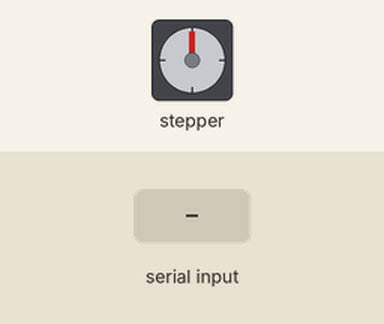
This sketch was run on a simulated Arduino Uno, built with avr-gcc and run on an emulated ATmega328P. Shown: stepper motor. Wiring (inferred from the names in the program): stepper motor (2048 steps per turn assumed): coils pin 8, pin 9, pin 10, pin 11. The inputs (shaded band) are chosen by the test bench.

Above: at 1.2 s.
1.3 s: "left\n" received over Serial
At 2.5 s:
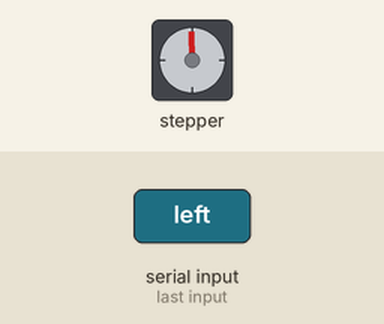
2.8 s: "right\n" received over Serial
At 3.7 s:
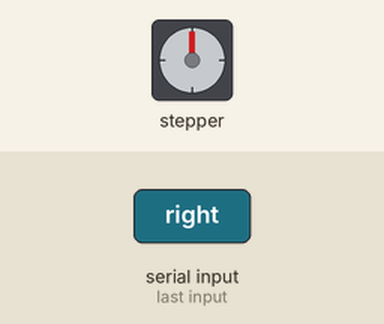
Timing chart, 0 to 5.8 s (numbered marks = the images above; inputs shaded):
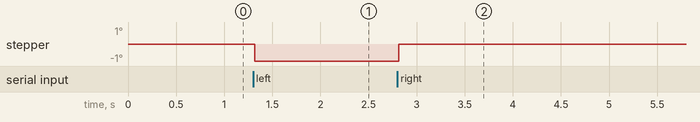

The sketch:

follow_cam_firmware.ino
```cpp
#define STEPPER_PIN_1 8
#define STEPPER_PIN_2 9
#define STEPPER_PIN_3 10
#define STEPPER_PIN_4 11

int step_number = 0;

void setup() {
pinMode(STEPPER_PIN_1, OUTPUT);
pinMode(STEPPER_PIN_2, OUTPUT);
pinMode(STEPPER_PIN_3, OUTPUT);
pinMode(STEPPER_PIN_4, OUTPUT);

Serial.begin(9600);

}

void loop() {
  auto cmd = Serial.readStringUntil('\n');

  if (cmd == "right") {
    takeSteps(10, true);
  } else if (cmd == "left") {
    takeSteps(10, false);
  }
}

void takeSteps(int count, bool dir) {

  for(int i = 0; i <= count; i++){
    oneStep(dir);
    delay(2);
  }
}

void oneStep(bool dir){
    if(dir){
switch(step_number){
  case 0:
  digitalWrite(STEPPER_PIN_1, HIGH);
  digitalWrite(STEPPER_PIN_2, LOW);
  digitalWrite(STEPPER_PIN_3, LOW);
  digitalWrite(STEPPER_PIN_4, LOW);
  break;
  case 1:
  digitalWrite(STEPPER_PIN_1, LOW);
  digitalWrite(STEPPER_PIN_2, HIGH);
  digitalWrite(STEPPER_PIN_3, LOW);
  digitalWrite(STEPPER_PIN_4, LOW);
  break;
  case 2:
  digitalWrite(STEPPER_PIN_1, LOW);
  digitalWrite(STEPPER_PIN_2, LOW);
  digitalWrite(STEPPER_PIN_3, HIGH);
  digitalWrite(STEPPER_PIN_4, LOW);
  break;
  case 3:
  digitalWrite(STEPPER_PIN_1, LOW);
  digitalWrite(STEPPER_PIN_2, LOW);
  digitalWrite(STEPPER_PIN_3, LOW);
  digitalWrite(STEPPER_PIN_4, HIGH);
  break;
}
  }else{
    switch(step_number){
  case 0:
  digitalWrite(STEPPER_PIN_1, LOW);
  digitalWrite(STEPPER_PIN_2, LOW);
  digitalWrite(STEPPER_PIN_3, LOW);
  digitalWrite(STEPPER_PIN_4, HIGH);
  break;
  case 1:
  digitalWrite(STEPPER_PIN_1, LOW);
  digitalWrite(STEPPER_PIN_2, LOW);
  digitalWrite(STEPPER_PIN_3, HIGH);
  digitalWrite(STEPPER_PIN_4, LOW);
  break;
  case 2:
  digitalWrite(STEPPER_PIN_1, LOW);
  digitalWrite(STEPPER_PIN_2, HIGH);
  digitalWrite(STEPPER_PIN_3, LOW);
  digitalWrite(STEPPER_PIN_4, LOW);
  break;
  case 3:
  digitalWrite(STEPPER_PIN_1, HIGH);
  digitalWrite(STEPPER_PIN_2, LOW);
  digitalWrite(STEPPER_PIN_3, LOW);
  digitalWrite(STEPPER_PIN_4, LOW);
}
  }
step_number++;
  if(step_number > 3){
    step_number = 0;
  }
}
```
